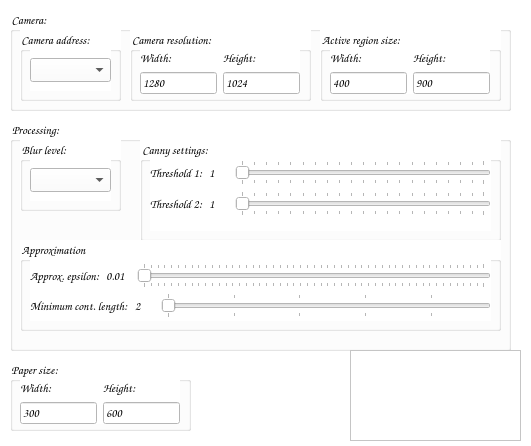
<?xml version="1.0" encoding="UTF-8"?>
<ui version="4.0">
 <class>Settings</class>
 <widget class="QWidget" name="Settings">
  <property name="windowModality">
   <enum>Qt::ApplicationModal</enum>
  </property>
  <property name="geometry">
   <rect>
    <x>0</x>
    <y>0</y>
    <width>531</width>
    <height>446</height>
   </rect>
  </property>
  <property name="sizePolicy">
   <sizepolicy hsizetype="Fixed" vsizetype="Fixed">
    <horstretch>0</horstretch>
    <verstretch>0</verstretch>
   </sizepolicy>
  </property>
  <property name="windowTitle">
   <string>Settings</string>
  </property>
  <property name="windowIcon">
   <iconset resource="resources.qrc">
    <normaloff>:/res/icons/flash.ico</normaloff>:/res/icons/flash.ico</iconset>
  </property>
  <property name="styleSheet">
   <string notr="true">background-color: rgb(255, 255, 255);</string>
  </property>
  <widget class="QGroupBox" name="groupBox_3">
   <property name="geometry">
    <rect>
     <x>10</x>
     <y>360</y>
     <width>181</width>
     <height>71</height>
    </rect>
   </property>
   <property name="font">
    <font>
     <family>Comic Sans MS</family>
    </font>
   </property>
   <property name="styleSheet">
    <string notr="true">background-color: rgb(255, 255, 255);</string>
   </property>
   <property name="title">
    <string>Paper size:</string>
   </property>
   <widget class="QWidget" name="gridLayoutWidget_2">
    <property name="geometry">
     <rect>
      <x>10</x>
      <y>20</y>
      <width>160</width>
      <height>44</height>
     </rect>
    </property>
    <property name="font">
     <font>
      <family>Comic Sans MS</family>
     </font>
    </property>
    <layout class="QGridLayout" name="gridLayout_2">
     <item row="0" column="0">
      <widget class="QLabel" name="label_3">
       <property name="font">
        <font>
         <family>Comic Sans MS</family>
        </font>
       </property>
       <property name="text">
        <string>Width:</string>
       </property>
      </widget>
     </item>
     <item row="1" column="0">
      <widget class="QLineEdit" name="PaperWidth">
       <property name="font">
        <font>
         <family>Comic Sans MS</family>
        </font>
       </property>
       <property name="text">
        <string>300</string>
       </property>
      </widget>
     </item>
     <item row="1" column="1">
      <widget class="QLineEdit" name="PaperHeight">
       <property name="font">
        <font>
         <family>Comic Sans MS</family>
        </font>
       </property>
       <property name="text">
        <string>600</string>
       </property>
      </widget>
     </item>
     <item row="0" column="1">
      <widget class="QLabel" name="label_4">
       <property name="font">
        <font>
         <family>Comic Sans MS</family>
        </font>
       </property>
       <property name="text">
        <string>Height:</string>
       </property>
      </widget>
     </item>
    </layout>
   </widget>
  </widget>
  <widget class="QGroupBox" name="groupBox_7">
   <property name="geometry">
    <rect>
     <x>10</x>
     <y>10</y>
     <width>501</width>
     <height>101</height>
    </rect>
   </property>
   <property name="font">
    <font>
     <family>Comic Sans MS</family>
    </font>
   </property>
   <property name="styleSheet">
    <string notr="true">background-color: rgb(255, 255, 255);</string>
   </property>
   <property name="title">
    <string>Camera:</string>
   </property>
   <widget class="QGroupBox" name="groupBox">
    <property name="geometry">
     <rect>
      <x>10</x>
      <y>20</y>
      <width>101</width>
      <height>71</height>
     </rect>
    </property>
    <property name="font">
     <font>
      <family>Comic Sans MS</family>
     </font>
    </property>
    <property name="title">
     <string>Camera address:</string>
    </property>
    <widget class="QWidget" name="layoutWidget">
     <property name="geometry">
      <rect>
       <x>10</x>
       <y>20</y>
       <width>81</width>
       <height>41</height>
      </rect>
     </property>
     <property name="font">
      <font>
       <family>Comic Sans MS</family>
      </font>
     </property>
     <layout class="QHBoxLayout" name="horizontalLayout">
      <item>
       <widget class="QComboBox" name="CameraAddress">
        <property name="font">
         <font>
          <family>Comic Sans MS</family>
         </font>
        </property>
       </widget>
      </item>
     </layout>
    </widget>
   </widget>
   <widget class="QGroupBox" name="groupBox_4">
    <property name="geometry">
     <rect>
      <x>310</x>
      <y>20</y>
      <width>181</width>
      <height>71</height>
     </rect>
    </property>
    <property name="font">
     <font>
      <family>Comic Sans MS</family>
     </font>
    </property>
    <property name="title">
     <string>Active region size:</string>
    </property>
    <widget class="QWidget" name="gridLayoutWidget_3">
     <property name="geometry">
      <rect>
       <x>10</x>
       <y>20</y>
       <width>160</width>
       <height>44</height>
      </rect>
     </property>
     <property name="font">
      <font>
       <family>Comic Sans MS</family>
      </font>
     </property>
     <layout class="QGridLayout" name="gridLayout_3">
      <item row="0" column="0">
       <widget class="QLabel" name="label_5">
        <property name="font">
         <font>
          <family>Comic Sans MS</family>
         </font>
        </property>
        <property name="text">
         <string>Width:</string>
        </property>
       </widget>
      </item>
      <item row="0" column="1">
       <widget class="QLabel" name="label_6">
        <property name="font">
         <font>
          <family>Comic Sans MS</family>
         </font>
        </property>
        <property name="text">
         <string>Height:</string>
        </property>
       </widget>
      </item>
      <item row="1" column="0">
       <widget class="QLineEdit" name="ActiveRegionWidth">
        <property name="font">
         <font>
          <family>Comic Sans MS</family>
         </font>
        </property>
        <property name="text">
         <string>400</string>
        </property>
       </widget>
      </item>
      <item row="1" column="1">
       <widget class="QLineEdit" name="ActveRegionHeight">
        <property name="font">
         <font>
          <family>Comic Sans MS</family>
         </font>
        </property>
        <property name="text">
         <string>900</string>
        </property>
       </widget>
      </item>
     </layout>
    </widget>
   </widget>
   <widget class="QGroupBox" name="groupBox_2">
    <property name="geometry">
     <rect>
      <x>120</x>
      <y>20</y>
      <width>181</width>
      <height>71</height>
     </rect>
    </property>
    <property name="font">
     <font>
      <family>Comic Sans MS</family>
     </font>
    </property>
    <property name="title">
     <string>Camera resolution:</string>
    </property>
    <widget class="QWidget" name="gridLayoutWidget">
     <property name="geometry">
      <rect>
       <x>10</x>
       <y>20</y>
       <width>160</width>
       <height>44</height>
      </rect>
     </property>
     <property name="font">
      <font>
       <family>Comic Sans MS</family>
      </font>
     </property>
     <layout class="QGridLayout" name="gridLayout">
      <item row="0" column="0">
       <widget class="QLabel" name="label">
        <property name="font">
         <font>
          <family>Comic Sans MS</family>
         </font>
        </property>
        <property name="text">
         <string>Width:</string>
        </property>
       </widget>
      </item>
      <item row="0" column="1">
       <widget class="QLabel" name="label_2">
        <property name="font">
         <font>
          <family>Comic Sans MS</family>
         </font>
        </property>
        <property name="text">
         <string>Height:</string>
        </property>
       </widget>
      </item>
      <item row="1" column="0">
       <widget class="QLineEdit" name="CameraWidth">
        <property name="font">
         <font>
          <family>Comic Sans MS</family>
         </font>
        </property>
        <property name="text">
         <string>1280</string>
        </property>
       </widget>
      </item>
      <item row="1" column="1">
       <widget class="QLineEdit" name="CameraHeight">
        <property name="font">
         <font>
          <family>Comic Sans MS</family>
         </font>
        </property>
        <property name="text">
         <string>1024</string>
        </property>
       </widget>
      </item>
     </layout>
    </widget>
   </widget>
  </widget>
  <widget class="QGroupBox" name="groupBox_8">
   <property name="geometry">
    <rect>
     <x>10</x>
     <y>120</y>
     <width>501</width>
     <height>231</height>
    </rect>
   </property>
   <property name="font">
    <font>
     <family>Comic Sans MS</family>
    </font>
   </property>
   <property name="styleSheet">
    <string notr="true">background-color: rgb(255, 255, 255);</string>
   </property>
   <property name="title">
    <string>Processing:</string>
   </property>
   <widget class="QGroupBox" name="groupBox_6">
    <property name="geometry">
     <rect>
      <x>10</x>
      <y>20</y>
      <width>101</width>
      <height>71</height>
     </rect>
    </property>
    <property name="font">
     <font>
      <family>Comic Sans MS</family>
     </font>
    </property>
    <property name="title">
     <string>Blur level:</string>
    </property>
    <widget class="QWidget" name="horizontalLayoutWidget">
     <property name="geometry">
      <rect>
       <x>10</x>
       <y>20</y>
       <width>81</width>
       <height>41</height>
      </rect>
     </property>
     <property name="font">
      <font>
       <family>Comic Sans MS</family>
      </font>
     </property>
     <layout class="QHBoxLayout" name="horizontalLayout_2">
      <item>
       <widget class="QComboBox" name="BlurValue">
        <property name="font">
         <font>
          <family>Comic Sans MS</family>
         </font>
        </property>
       </widget>
      </item>
     </layout>
    </widget>
   </widget>
   <widget class="QGroupBox" name="groupBox_5">
    <property name="geometry">
     <rect>
      <x>130</x>
      <y>20</y>
      <width>361</width>
      <height>101</height>
     </rect>
    </property>
    <property name="font">
     <font>
      <family>Comic Sans MS</family>
     </font>
    </property>
    <property name="title">
     <string>Canny settings:</string>
    </property>
    <widget class="QWidget" name="layoutWidget">
     <property name="geometry">
      <rect>
       <x>10</x>
       <y>20</y>
       <width>341</width>
       <height>71</height>
      </rect>
     </property>
     <property name="font">
      <font>
       <family>Comic Sans MS</family>
      </font>
     </property>
     <layout class="QFormLayout" name="formLayout_2">
      <item row="0" column="0" colspan="2">
       <layout class="QHBoxLayout" name="horizontalLayout_4">
        <item>
         <widget class="QLabel" name="label_7">
          <property name="font">
           <font>
            <family>Comic Sans MS</family>
           </font>
          </property>
          <property name="text">
           <string>Threshold 1:</string>
          </property>
         </widget>
        </item>
        <item>
         <widget class="QLabel" name="label_10">
          <property name="minimumSize">
           <size>
            <width>20</width>
            <height>0</height>
           </size>
          </property>
          <property name="maximumSize">
           <size>
            <width>20</width>
            <height>16777215</height>
           </size>
          </property>
          <property name="font">
           <font>
            <family>Comic Sans MS</family>
           </font>
          </property>
          <property name="text">
           <string>1</string>
          </property>
         </widget>
        </item>
        <item>
         <widget class="QSlider" name="Threshold2">
          <property name="font">
           <font>
            <family>Comic Sans MS</family>
           </font>
          </property>
          <property name="minimum">
           <number>1</number>
          </property>
          <property name="maximum">
           <number>200</number>
          </property>
          <property name="orientation">
           <enum>Qt::Horizontal</enum>
          </property>
          <property name="tickPosition">
           <enum>QSlider::TicksBothSides</enum>
          </property>
         </widget>
        </item>
       </layout>
      </item>
      <item row="1" column="0" colspan="2">
       <layout class="QHBoxLayout" name="horizontalLayout_5">
        <item>
         <widget class="QLabel" name="label_8">
          <property name="font">
           <font>
            <family>Comic Sans MS</family>
           </font>
          </property>
          <property name="text">
           <string>Threshold 2:</string>
          </property>
         </widget>
        </item>
        <item>
         <widget class="QLabel" name="label_9">
          <property name="minimumSize">
           <size>
            <width>20</width>
            <height>0</height>
           </size>
          </property>
          <property name="maximumSize">
           <size>
            <width>20</width>
            <height>16777215</height>
           </size>
          </property>
          <property name="font">
           <font>
            <family>Comic Sans MS</family>
           </font>
          </property>
          <property name="text">
           <string>1</string>
          </property>
         </widget>
        </item>
        <item>
         <widget class="QSlider" name="Threshold1">
          <property name="font">
           <font>
            <family>Comic Sans MS</family>
           </font>
          </property>
          <property name="minimum">
           <number>1</number>
          </property>
          <property name="maximum">
           <number>200</number>
          </property>
          <property name="orientation">
           <enum>Qt::Horizontal</enum>
          </property>
          <property name="tickPosition">
           <enum>QSlider::TicksBothSides</enum>
          </property>
         </widget>
        </item>
       </layout>
      </item>
     </layout>
    </widget>
   </widget>
   <widget class="QGroupBox" name="groupBox_9">
    <property name="geometry">
     <rect>
      <x>10</x>
      <y>120</y>
      <width>481</width>
      <height>91</height>
     </rect>
    </property>
    <property name="font">
     <font>
      <family>Comic Sans MS</family>
     </font>
    </property>
    <property name="title">
     <string>Approximation</string>
    </property>
    <widget class="QWidget" name="layoutWidget_2">
     <property name="geometry">
      <rect>
       <x>10</x>
       <y>20</y>
       <width>461</width>
       <height>31</height>
      </rect>
     </property>
     <property name="font">
      <font>
       <family>Comic Sans MS</family>
      </font>
     </property>
     <layout class="QHBoxLayout" name="horizontalLayout_6">
      <item>
       <widget class="QLabel" name="label_11">
        <property name="font">
         <font>
          <family>Comic Sans MS</family>
         </font>
        </property>
        <property name="text">
         <string>Approx. epsilon:</string>
        </property>
       </widget>
      </item>
      <item>
       <widget class="QLabel" name="label_12">
        <property name="minimumSize">
         <size>
          <width>25</width>
          <height>0</height>
         </size>
        </property>
        <property name="maximumSize">
         <size>
          <width>25</width>
          <height>16777215</height>
         </size>
        </property>
        <property name="font">
         <font>
          <family>Comic Sans MS</family>
         </font>
        </property>
        <property name="text">
         <string>0.01</string>
        </property>
       </widget>
      </item>
      <item>
       <widget class="QSlider" name="ApproxEpsilon">
        <property name="font">
         <font>
          <family>Comic Sans MS</family>
         </font>
        </property>
        <property name="minimum">
         <number>1</number>
        </property>
        <property name="maximum">
         <number>500</number>
        </property>
        <property name="orientation">
         <enum>Qt::Horizontal</enum>
        </property>
        <property name="tickPosition">
         <enum>QSlider::TicksBothSides</enum>
        </property>
       </widget>
      </item>
     </layout>
    </widget>
    <widget class="QWidget" name="layoutWidget_3">
     <property name="geometry">
      <rect>
       <x>10</x>
       <y>50</y>
       <width>461</width>
       <height>31</height>
      </rect>
     </property>
     <property name="font">
      <font>
       <family>Comic Sans MS</family>
      </font>
     </property>
     <layout class="QHBoxLayout" name="horizontalLayout_7">
      <item>
       <widget class="QLabel" name="label_13">
        <property name="font">
         <font>
          <family>Comic Sans MS</family>
         </font>
        </property>
        <property name="text">
         <string>Minimum cont. length:</string>
        </property>
       </widget>
      </item>
      <item>
       <widget class="QLabel" name="label_14">
        <property name="minimumSize">
         <size>
          <width>20</width>
          <height>0</height>
         </size>
        </property>
        <property name="maximumSize">
         <size>
          <width>20</width>
          <height>16777215</height>
         </size>
        </property>
        <property name="font">
         <font>
          <family>Comic Sans MS</family>
         </font>
        </property>
        <property name="text">
         <string>2</string>
        </property>
       </widget>
      </item>
      <item>
       <widget class="QSlider" name="MinContLen">
        <property name="font">
         <font>
          <family>Comic Sans MS</family>
         </font>
        </property>
        <property name="minimum">
         <number>2</number>
        </property>
        <property name="maximum">
         <number>50</number>
        </property>
        <property name="orientation">
         <enum>Qt::Horizontal</enum>
        </property>
        <property name="tickPosition">
         <enum>QSlider::TicksBothSides</enum>
        </property>
       </widget>
      </item>
     </layout>
    </widget>
   </widget>
  </widget>
  <widget class="QFrame" name="frame">
   <property name="geometry">
    <rect>
     <x>350</x>
     <y>350</y>
     <width>171</width>
     <height>91</height>
    </rect>
   </property>
   <property name="font">
    <font>
     <family>Comic Sans MS</family>
    </font>
   </property>
   <property name="styleSheet">
    <string notr="true">background-color: rgb(255, 255, 255);</string>
   </property>
   <property name="frameShape">
    <enum>QFrame::StyledPanel</enum>
   </property>
   <property name="frameShadow">
    <enum>QFrame::Raised</enum>
   </property>
   <widget class="QWidget" name="layoutWidget">
    <property name="geometry">
     <rect>
      <x>10</x>
      <y>10</y>
      <width>160</width>
      <height>74</height>
     </rect>
    </property>
    <property name="font">
     <font>
      <family>Comic Sans MS</family>
     </font>
    </property>
    <layout class="QHBoxLayout" name="horizontalLayout_3">
     <item>
      <widget class="QPushButton" name="ButtonCancel">
       <property name="font">
        <font>
         <family>Comic Sans MS</family>
        </font>
       </property>
       <property name="text">
        <string/>
       </property>
       <property name="icon">
        <iconset resource="resources.qrc">
         <normaloff>:/res/icons/x.ico</normaloff>:/res/icons/x.ico</iconset>
       </property>
       <property name="iconSize">
        <size>
         <width>64</width>
         <height>64</height>
        </size>
       </property>
       <property name="flat">
        <bool>true</bool>
       </property>
      </widget>
     </item>
     <item>
      <widget class="QPushButton" name="ButtonApply">
       <property name="font">
        <font>
         <family>Comic Sans MS</family>
        </font>
       </property>
       <property name="text">
        <string/>
       </property>
       <property name="icon">
        <iconset resource="resources.qrc">
         <normaloff>:/res/icons/check.ico</normaloff>:/res/icons/check.ico</iconset>
       </property>
       <property name="iconSize">
        <size>
         <width>64</width>
         <height>64</height>
        </size>
       </property>
       <property name="flat">
        <bool>true</bool>
       </property>
      </widget>
     </item>
    </layout>
   </widget>
  </widget>
 </widget>
 <resources>
  <include location="resources.qrc"/>
 </resources>
 <connections>
  <connection>
   <sender>ButtonApply</sender>
   <signal>clicked()</signal>
   <receiver>Settings</receiver>
   <slot>ButtonApplyClicked()</slot>
   <hints>
    <hint type="sourcelabel">
     <x>518</x>
     <y>361</y>
    </hint>
    <hint type="destinationlabel">
     <x>530</x>
     <y>201</y>
    </hint>
   </hints>
  </connection>
  <connection>
   <sender>BlurValue</sender>
   <signal>currentIndexChanged(int)</signal>
   <receiver>Settings</receiver>
   <slot>Update()</slot>
   <hints>
    <hint type="sourcelabel">
     <x>85</x>
     <y>178</y>
    </hint>
    <hint type="destinationlabel">
     <x>522</x>
     <y>58</y>
    </hint>
   </hints>
  </connection>
  <connection>
   <sender>Threshold2</sender>
   <signal>valueChanged(int)</signal>
   <receiver>Settings</receiver>
   <slot>Update()</slot>
   <hints>
    <hint type="sourcelabel">
     <x>448</x>
     <y>163</y>
    </hint>
    <hint type="destinationlabel">
     <x>527</x>
     <y>140</y>
    </hint>
   </hints>
  </connection>
  <connection>
   <sender>Threshold1</sender>
   <signal>valueChanged(int)</signal>
   <receiver>Settings</receiver>
   <slot>Update()</slot>
   <hints>
    <hint type="sourcelabel">
     <x>433</x>
     <y>214</y>
    </hint>
    <hint type="destinationlabel">
     <x>527</x>
     <y>107</y>
    </hint>
   </hints>
  </connection>
  <connection>
   <sender>ButtonCancel</sender>
   <signal>clicked()</signal>
   <receiver>Settings</receiver>
   <slot>ButtonCancelClicked()</slot>
   <hints>
    <hint type="sourcelabel">
     <x>379</x>
     <y>361</y>
    </hint>
    <hint type="destinationlabel">
     <x>356</x>
     <y>226</y>
    </hint>
   </hints>
  </connection>
  <connection>
   <sender>Threshold2</sender>
   <signal>valueChanged(int)</signal>
   <receiver>label_10</receiver>
   <slot>setNum(int)</slot>
   <hints>
    <hint type="sourcelabel">
     <x>295</x>
     <y>170</y>
    </hint>
    <hint type="destinationlabel">
     <x>237</x>
     <y>179</y>
    </hint>
   </hints>
  </connection>
  <connection>
   <sender>Threshold1</sender>
   <signal>valueChanged(int)</signal>
   <receiver>label_9</receiver>
   <slot>setNum(int)</slot>
   <hints>
    <hint type="sourcelabel">
     <x>297</x>
     <y>203</y>
    </hint>
    <hint type="destinationlabel">
     <x>237</x>
     <y>227</y>
    </hint>
   </hints>
  </connection>
  <connection>
   <sender>MinContLen</sender>
   <signal>valueChanged(int)</signal>
   <receiver>label_14</receiver>
   <slot>setNum(int)</slot>
   <hints>
    <hint type="sourcelabel">
     <x>201</x>
     <y>308</y>
    </hint>
    <hint type="destinationlabel">
     <x>158</x>
     <y>305</y>
    </hint>
   </hints>
  </connection>
  <connection>
   <sender>ApproxEpsilon</sender>
   <signal>valueChanged(int)</signal>
   <receiver>Settings</receiver>
   <slot>ApproxEpsilonValueChanged(int)</slot>
   <hints>
    <hint type="sourcelabel">
     <x>236</x>
     <y>273</y>
    </hint>
    <hint type="destinationlabel">
     <x>228</x>
     <y>395</y>
    </hint>
   </hints>
  </connection>
  <connection>
   <sender>ApproxEpsilon</sender>
   <signal>valueChanged(int)</signal>
   <receiver>Settings</receiver>
   <slot>Update()</slot>
   <hints>
    <hint type="sourcelabel">
     <x>322</x>
     <y>276</y>
    </hint>
    <hint type="destinationlabel">
     <x>522</x>
     <y>37</y>
    </hint>
   </hints>
  </connection>
  <connection>
   <sender>MinContLen</sender>
   <signal>valueChanged(int)</signal>
   <receiver>Settings</receiver>
   <slot>Update()</slot>
   <hints>
    <hint type="sourcelabel">
     <x>289</x>
     <y>308</y>
    </hint>
    <hint type="destinationlabel">
     <x>315</x>
     <y>373</y>
    </hint>
   </hints>
  </connection>
 </connections>
 <slots>
  <slot>ButtonApplyClicked()</slot>
  <slot>ButtonRefreshClicked()</slot>
  <slot>Update()</slot>
  <slot>ButtonCancelClicked()</slot>
  <slot>ApproxEpsilonValueChanged(int)</slot>
 </slots>
</ui>
